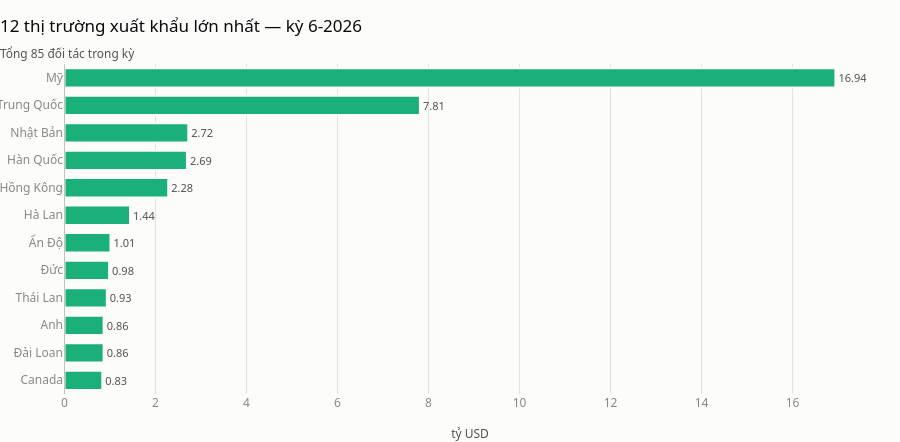

Notebook source saved alongside this figure:
### Code cell
doi_tac = client.macro.trade(flow="export", by="country", start=lui_ngay(HOM_NAY, thang=2))
ky_cuoi = doi_tac["period"].iloc[-1]
top = (
    doi_tac[doi_tac["period"] == ky_cuoi]
    .nlargest(12, "value")
    .assign(ty_usd=lambda d: (d["value"] / 1e9).round(2))
)

bar_ngang(
    top,
    nhan="partner",
    gia_tri="ty_usd",
    tieu_de=f"12 thị trường xuất khẩu lớn nhất — kỳ {ky_cuoi}",
    phu_de=f"Tổng {len(doi_tac[doi_tac['period'] == ky_cuoi])} đối tác trong kỳ",
    nhan_x="tỷ USD",
    dinh_dang_nhan="{:.2f}",
)

### Figure 1 — Plotly figure (JSON) as saved in the notebook; plotly's stock layout.template omitted (floating-point values rounded to 4 significant figures)
{"data": [{"cliponaxis": false, "hovertemplate": "%{y}: %{x:,.2f}<extra></extra>", "marker": {"color": ["#1baf7a", "#1baf7a", "#1baf7a", "#1baf7a", "#1baf7a", "#1baf7a", "#1baf7a", "#1baf7a", "#1baf7a", "#1baf7a", "#1baf7a", "#1baf7a"], "line": {"color": "#fcfcfb", "width": 2}}, "orientation": "h", "text": ["0.83", "0.86", "0.86", "0.93", "0.98", "1.01", "1.44", "2.28", "2.69", "2.72", "7.81", "16.94"], "textfont": {"color": "#52514e", "size": 11}, "textposition": "outside", "type": "bar", "x": [0.83, 0.86, 0.86, 0.93, 0.98, 1.01, 1.44, 2.28, 2.69, 2.72, 7.81, 16.94], "y": ["Canada", "Đài Loan", "Anh", "Thái Lan", "Đức", "Ấn Độ", "Hà Lan", "Hồng Kông", "Hàn Quốc", "Nhật Bản", "Trung Quốc", "Mỹ"]}], "layout": {"bargap": 0.3, "height": 442, "shapes": [{"line": {"color": "#c3c2b7", "width": 1}, "type": "line", "x0": 0, "x1": 0, "xref": "x", "y0": 0, "y1": 1, "yref": "y domain"}], "showlegend": false, "title": {"text": "12 thị trường xuất khẩu lớn nhất — kỳ 6-2026<br><sub style='color:#52514e'>Tổng 85 đối tác trong kỳ</sub>"}, "xaxis": {"gridcolor": "#e1e0d9", "showgrid": true, "title": {"text": "tỷ USD"}}, "yaxis": {"showgrid": false, "type": "category"}}}
